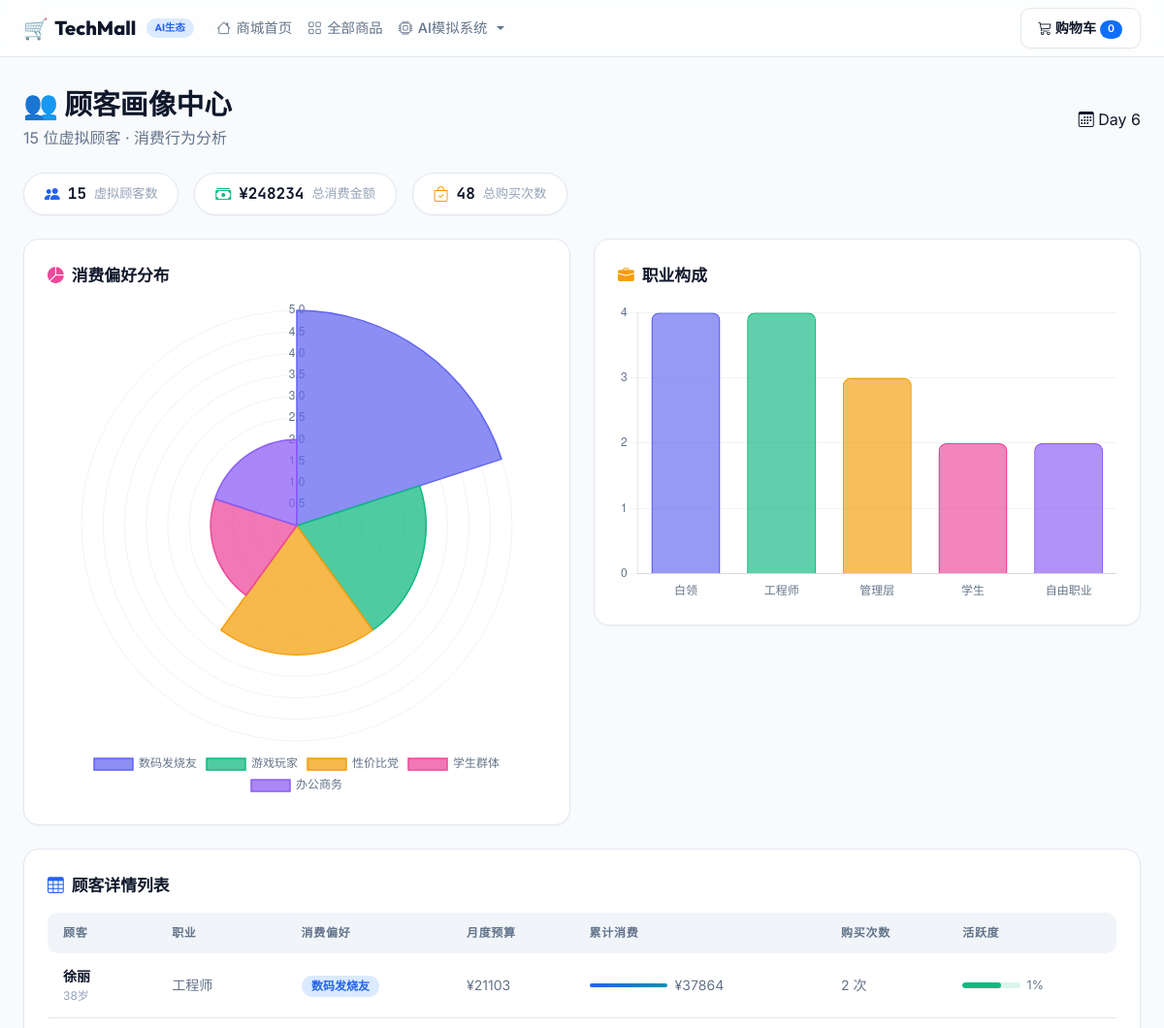
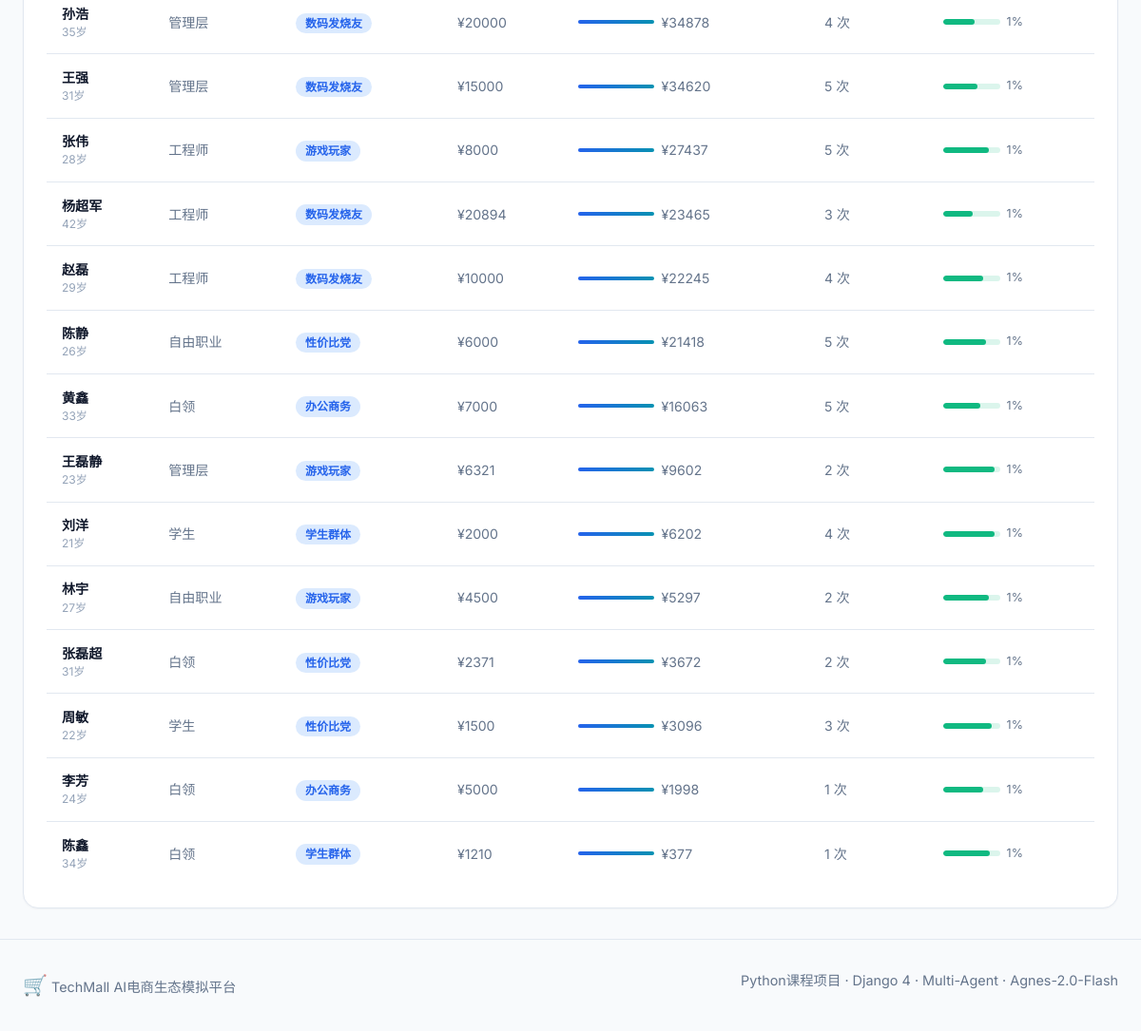
The page /simulation/customers/ on the database its author committed (2 pictures, top to bottom).
### Simulation/models.py (models this page shows, shortened)
class SimulationState(models.Model):
    current_day = models.IntegerField("当前天数", default=1)
    updated_at = models.DateTimeField("最后更新", auto_now=True)
    class Meta:
        verbose_name = "模拟状态"
        verbose_name_plural = "模拟状态"
    @classmethod
    def get_instance(cls):
        obj, _ = cls.objects.get_or_create(id=1, defaults={"current_day": 1})
        return obj

class CustomerAgent(models.Model):
    name = models.CharField("顾客名称", max_length=50)
    age = models.IntegerField("年龄", default=25)
    occupation = models.CharField("职业", max_length=20, choices=OCCUPATION_CHOICES, default="student")
    budget = models.DecimalField("月度预算(元)", max_digits=10, decimal_places=2, default=5000)
    preference = models.CharField("偏好类型", max_length=20, choices=PREFERENCE_CHOICES, default="budget")
    loyalty = models.FloatField("品牌忠诚度(0-1)", default=0.5)
    activity = models.FloatField("活跃度(0-1)", default=0.7)
    total_spent = models.DecimalField("累计消费", max_digits=12, decimal_places=2, default=0)
    purchase_count = models.IntegerField("购买次数", default=0)
    class Meta:
        verbose_name = "虚拟顾客"
        verbose_name_plural = "虚拟顾客"

### Simulation/views.py (the view)
# urls.py: path("customers/", views.customers, name="customers"),
def customers(request):
    state = SimulationState.get_instance()
    customer_list = CustomerAgent.objects.all().order_by("-total_spent")
    from django.db.models import Count, Sum
    preference_data = (
        CustomerAgent.objects
        .values("preference")
        .annotate(count=Count("id"), total=Sum("total_spent"))
        .order_by("-count")
    )
    pref_labels = []
    pref_counts = []
    pref_map = dict(CustomerAgent._meta.get_field("preference").choices)
    for item in preference_data:
        pref_labels.append(pref_map.get(item["preference"], item["preference"]))
        pref_counts.append(item["count"])
    occupation_data = (
        CustomerAgent.objects
        .values("occupation")
        .annotate(count=Count("id"))
        .order_by("-count")
    )
    occ_map = dict(CustomerAgent._meta.get_field("occupation").choices)
    occ_labels = [occ_map.get(d["occupation"], d["occupation"]) for d in occupation_data]
    occ_counts = [d["count"] for d in occupation_data]
    context = {
        "state": state,
        "customers": customer_list,
        "total_customers": customer_list.count(),
        "total_spent": sum(c.total_spent for c in customer_list),
        "total_purchases": sum(c.purchase_count for c in customer_list),
        "pref_labels_json": json.dumps(pref_labels, ensure_ascii=False),
        "pref_counts_json": json.dumps(pref_counts),
        "occ_labels_json": json.dumps(occ_labels, ensure_ascii=False),
        "occ_counts_json": json.dumps(occ_counts),
    }
    return render(request, "simulation/customers.html", context)

### Shop/views.py (called while the page is built)
def cart_context(request):
    return {"cart_count": sum(item.Quantity for item in Cart.objects.all())}

### templates/simulation/customers.html (shortened to what this page needs)
{% extends "base.html" %}
{% block content %}
<div class="sim-page">
  <div class="container-fluid px-4">
    <div class="d-flex flex-wrap align-items-center justify-content-between gap-3 mb-4">
      <div>
        <h1 class="mb-1" style="color:var(--text-main);font-size:1.8rem;font-weight:800;">👥 顾客画像中心</h1>
        <p style="color:var(--text-second);margin:0;">{{ total_customers }} 位虚拟顾客 · 消费行为分析</p>
      </div>
      <span class="day-badge"><i class="bi bi-calendar3"></i> Day {{ state.current_day }}</span>
    </div>
    <div class="kpi-strip">
      <div class="kpi-pill">
        <i class="bi bi-people-fill" style="color:var(--primary);"></i>
        <span class="kpi-pill-val">{{ total_customers }}</span>
        <span class="kpi-pill-label">虚拟顾客数</span>
      </div>
      <div class="kpi-pill">
        <i class="bi bi-cash-stack" style="color:#10b981;"></i>
        <span class="kpi-pill-val">¥{{ total_spent|floatformat:0 }}</span>
        <span class="kpi-pill-label">总消费金额</span>
      </div>
      <div class="kpi-pill">
        <i class="bi bi-bag-check" style="color:#f59e0b;"></i>
        <span class="kpi-pill-val">{{ total_purchases }}</span>
        <span class="kpi-pill-label">总购买次数</span>
      </div>
    </div>
    <div class="row g-4 mb-4">
      <div class="col-12 col-md-6">
        <div class="chart-card">
          <div class="chart-title"><i class="bi bi-pie-chart-fill" style="color:#ec4899;"></i> 消费偏好分布</div>
          <canvas id="prefChart" height="180"></canvas>
        </div>
      </div>
      <div class="col-12 col-md-6">
        <div class="chart-card">
          <div class="chart-title"><i class="bi bi-briefcase-fill" style="color:#f59e0b;"></i> 职业构成</div>
          <canvas id="occChart" height="180"></canvas>
        </div>
      </div>
    </div>
    <div class="chart-card">
      <div class="chart-title"><i class="bi bi-table" style="color:var(--primary);"></i> 顾客详情列表</div>
      {% if customers %}
      <div style="overflow-x:auto;">
        <table class="customer-table">
          <thead>
            <tr>
              <th>顾客</th>
              <th>职业</th>
              <th>消费偏好</th>
              <th>月度预算</th>
              <th>累计消费</th>
              <th>购买次数</th>
              <th>活跃度</th>
            </tr>
          </thead>
          <tbody>
            {% for c in customers %}
            {% with max_spent=customers.0.total_spent %}
            <tr>
              <td>
                <div style="font-weight:600;color:var(--text-main);">{{ c.name }}</div>
                <div style="font-size:0.75rem;color:var(--text-muted);">{{ c.age }}岁</div>
              </td>
              <td>{{ c.get_occupation_display }}</td>
              <td>
                <span class="pref-badge" style="background:var(--primary-light-alt);color:var(--primary);">
                  {{ c.get_preference_display }}
                </span>
              </td>
              <td>¥{{ c.budget|floatformat:0 }}</td>
              <td>
                <div class="spend-bar-wrap">
                  <div class="spend-bar" style="{% if max_spent > 0 %}width:{{ c.total_spent|floatformat:0 }}px;max-width:80px;{% else %}width:4px;{% endif %}"></div>
                  <span>¥{{ c.total_spent|floatformat:0 }}</span>
                </div>
              </td>
              <td>{{ c.purchase_count }} 次</td>
              <td>
                <div style="display:flex;align-items:center;gap:0.4rem;">
                  <div style="background:rgba(16,185,129,0.15);border-radius:50px;overflow:hidden;width:60px;height:6px;">
                    <div style="width:{% widthratio c.activity 1 100 %}%;height:100%;background:#10b981;border-radius:50px;"></div>
                  </div>
                  <span style="font-size:0.78rem;">{{ c.activity|floatformat:0 }}%</span>
                </div>
              </td>
            </tr>
            {% endwith %}
            {% endfor %}
          </tbody>
        </table>
      </div>
      {% else %}
      <div class="text-center py-5" style="color:var(--text-muted);">
        <i class="bi bi-person-x" style="font-size:3rem;"></i>
        <p class="mt-2">暂无顾客数据，请先<a href="{% url 'simulation:init_data' %}">初始化数据</a></p>
      </div>
      {% endif %}
    </div>
  </div>
</div>
{% endblock %}
{% block extra_js %}
<script>
const prefLabels = {{ pref_labels_json|safe }};
const prefCounts = {{ pref_counts_json|safe }};
const occLabels = {{ occ_labels_json|safe }};
const occCounts = {{ occ_counts_json|safe }};
const PALETTE = ['#6366f1','#10b981','#f59e0b','#ec4899','#8b5cf6','#06b6d4'];
new Chart(document.getElementById('prefChart'), {
  type: 'polarArea',
  data: {
    labels: prefLabels,
    datasets: [{
      data: prefCounts,
      backgroundColor: PALETTE.map(c => c + 'bb'),
      borderColor: PALETTE,
      borderWidth: 1.5,
    }]
  },
  options: {
    responsive: true,
    plugins: { legend: { position: 'bottom', labels: { color: '#64748b', font: { size: 12 } } } },
    scales: { r: { ticks: { color: '#64748b' }, grid: { color: 'rgba(15,23,42,0.05)' } } }
  }
});
new Chart(document.getElementById('occChart'), {
  type: 'bar',
  data: {
    labels: occLabels,
    datasets: [{
      label: '人数',
      data: occCounts,
      backgroundColor: PALETTE.map(c => c + 'aa'),
      borderColor: PALETTE,
      borderWidth: 1.5,
      borderRadius: 8,
    }]
  },
  options: {
    responsive: true,
    plugins: { legend: { display: false } },
    scales: {
      x: { ticks: { color: '#64748b' }, grid: { display: false } },
      y: { ticks: { color: '#64748b', stepSize: 1 }, grid: { color: 'rgba(15,23,42,0.05)' } }
    }
  }
});
</script>
{% endblock %}

### static/css/style.css (style rules this page uses)
:root { --primary: #2563eb; --primary-hover: #1d4ed8; --primary-light: #eff6ff; --primary-light-alt: #dbeafe; --success: #16a34a; --warning: #f59e0b; --danger: #ef4444; --info: #0891b2; --text-main: #0f172a; --text-second: #64748b; --text-muted: #94a3b8; --bg-main: #f8fafc; --bg-card: #ffffff; --bg-sidebar: #f1f5f9; --bg-navbar: rgba(255, 255, 255, 0.75); --border: #e2e8f0; --border-hover: #cbd5e1; --shadow-sm: 0 1px 2px rgba(15, 23, 42, 0.04); --shadow-md: 0 4px 12px rgba(15, 23, 42, 0.06); --shadow-lg: 0 10px 24px rgba(15, 23, 42, 0.08); --radius-btn: 10px; --radius-input: 10px; --radius-card: 16px; --radius-modal: 20px; --radius-avatar: 50%; --font-display: 'Outfit', sans-serif; --font-body: 'Inter', "PingFang SC", "Microsoft YaHei", sans-serif; --font-mono: 'JetBrains Mono', monospace; --tm-black: var(--text-main); --neural-bg: var(--bg-main); --neural-surface: var(--bg-sidebar); --neural-panel: var(--bg-card); --neural-border: var(--border); --neural-border-bright: var(--border-hover); --accent-primary: var(--primary); --accent-cyan: var(--info); --text-primary: var(--text-main); --text-secondary: var(--text-second); }
*, *::before, *::after { box-sizing: border-box; }
body { color: var(--text-main); background: var(--bg-main); font-family: var(--font-body); -webkit-font-smoothing: antialiased; -moz-osx-font-smoothing: grayscale; }
.sim-page { background: var(--bg-main); color: var(--text-main); min-height: 100vh; padding: 2rem 0; }

### templates/simulation/customers.html (style rules this page uses)
.chart-card { background: var(--bg-card); border: 1px solid var(--border); border-radius: var(--radius-card); padding: 1.5rem; box-shadow: var(--shadow-sm); }
.chart-title { font-family: var(--font-display); font-size: 1.05rem; font-weight: 700; color: var(--text-main); margin-bottom: 1rem; display: flex; align-items: center; gap: 0.5rem; }
.customer-table { width: 100%; border-collapse: separate; border-spacing: 0; }
.customer-table th { background: var(--bg-sidebar); color: var(--text-second); font-family: var(--font-mono); font-size: 0.75rem; font-weight: 700; padding: 0.75rem 1rem; text-transform: uppercase; letter-spacing: 0.06em; }
.customer-table th:first-child { border-radius: 10px 0 0 10px; }
.customer-table th:last-child { border-radius: 0 10px 10px 0; }
.customer-table td { padding: 0.85rem 1rem; border-bottom: 1px solid var(--border); color: var(--text-second); font-size: 0.88rem; transition: background 0.2s; }
.customer-table tr:last-child td { border-bottom: none; }
.pref-badge { padding: 0.2rem 0.65rem; border-radius: 50px; font-size: 0.75rem; font-weight: 600; }
.spend-bar-wrap { display: flex; align-items: center; gap: 0.5rem; }
.spend-bar { height: 4px; border-radius: 2px; background: linear-gradient(90deg, var(--primary), var(--info)); min-width: 4px; transition: width 0.6s ease; }
.kpi-strip { display: flex; gap: 1rem; flex-wrap: wrap; margin-bottom: 1.5rem; }
.kpi-pill { background: var(--bg-card); border: 1px solid var(--border); border-radius: 50px; padding: 0.55rem 1.3rem; display: flex; align-items: center; gap: 0.5rem; transition: border-color 0.2s; box-shadow: var(--shadow-sm); }
.kpi-pill-val { font-family: var(--font-mono); font-weight: 700; color: var(--text-main); }
.kpi-pill-label { color: var(--text-muted); font-size: 0.82rem; }

### rows shown on the page
SimulationState: current_day "6"
CustomerAgent: name "徐丽", age "38", occupation "工程师", preference "数码发烧友", budget "21103", total_spent "37864", purchase_count "2", activity "1"
CustomerAgent: name "孙浩", age "35", occupation "管理层", preference "数码发烧友", budget "20000", total_spent "34878", purchase_count "4", activity "1"
CustomerAgent: name "王强", age "31", occupation "管理层", preference "数码发烧友", budget "15000", total_spent "34620", purchase_count "5", activity "1"
CustomerAgent: name "张伟", age "28", occupation "工程师", preference "游戏玩家", budget "8000", total_spent "27437", purchase_count "5", activity "1"
CustomerAgent: name "杨超军", age "42", occupation "工程师", preference "数码发烧友", budget "20894", total_spent "23465", purchase_count "3", activity "1"
CustomerAgent: name "赵磊", age "29", occupation "工程师", preference "数码发烧友", budget "10000", total_spent "22245", purchase_count "4", activity "1"
CustomerAgent: name "陈静", age "26", occupation "自由职业", preference "性价比党", budget "6000", total_spent "21418", purchase_count "5", activity "1"
CustomerAgent: name "黄鑫", age "33", occupation "白领", preference "办公商务", budget "7000", total_spent "16063", purchase_count "5", activity "1"
CustomerAgent: name "王磊静", age "23", occupation "管理层", preference "游戏玩家", budget "6321", total_spent "9602", purchase_count "2", activity "1"
CustomerAgent: name "刘洋", age "21", occupation "学生", preference "学生群体", budget "2000", total_spent "6202", purchase_count "4", activity "1"
CustomerAgent: name "林宇", age "27", occupation "自由职业", preference "游戏玩家", budget "4500", total_spent "5297", purchase_count "2", activity "1"
CustomerAgent: name "张磊超", age "31", occupation "白领", preference "性价比党", budget "2371", total_spent "3672", purchase_count "2", activity "1"
CustomerAgent: name "周敏", age "22", occupation "学生", preference "性价比党", budget "1500", total_spent "3096", purchase_count "3", activity "1"
CustomerAgent: name "李芳", age "24", occupation "白领", preference "办公商务", budget "5000", total_spent "1998", purchase_count "1", activity "1"
CustomerAgent: name "陈鑫", age "34", occupation "白领", preference "学生群体", budget "1210", total_spent "377", purchase_count "1", activity "1"

### other values the page prints
{{ cart_count|default:0 }} "0"
{{ total_customers }} "15"
{{ total_spent|floatformat:0 }} "248234"
{{ total_purchases }} "48"
chart data {{ pref_counts_json|safe }} [5, 3, 3, 2, 2]
chart data {{ occ_counts_json|safe }} [4, 4, 3, 2, 2]
